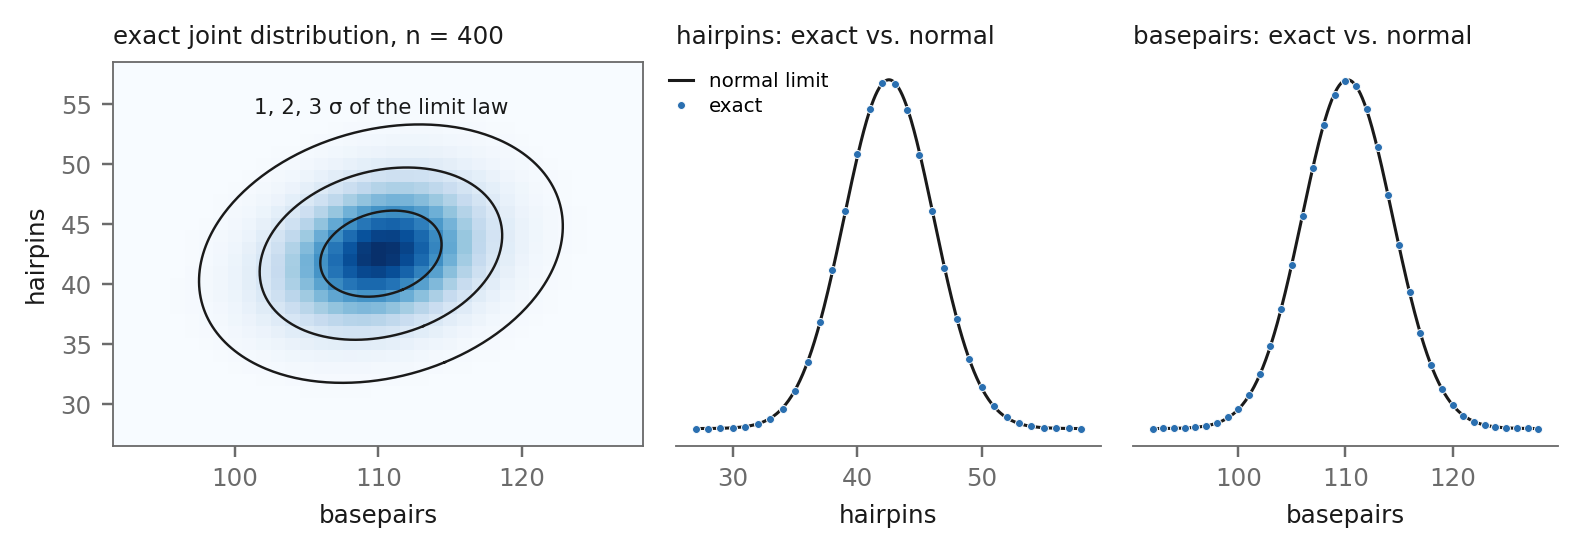

This chart was generated by the following Python code:
"""Exact joint distribution of (hairpins, basepairs) at finite n versus the Gaussian limit.

Illustration and sanity check only: no step of the proof depends on it.

Method. The weight enumerators f_n(x,z) satisfy (Lemma 3 of the note)
    S = 1 + X S + z X^2 S (S - 1 + (x-1) X/(1-X)),        S = sum_n f_n X^n .
We run this recurrence simultaneously at all points (x,z) of a grid of roots of unity and recover the
coefficients of f_n by an inverse DFT. Everything is rescaled by rho0^n so the numbers stay O(1).
Floating point (relative error about 1e-13 on the bulk of the distribution, which is all that is plotted).

Usage:  python joint_distribution.py            -> joint_distribution.pdf/.png + printed table
"""
import numpy as np
import matplotlib
matplotlib.use("Agg")
import matplotlib.pyplot as plt

RHO0 = (3 - 5 ** 0.5) / 2
MU = np.array([1 - 2 / 5 ** 0.5, (5 - 5 ** 0.5) / 10])
H = np.array([[2 - 22 / (5 * 5 ** 0.5), (25 - 11 * 5 ** 0.5) / 50],
              [(25 - 11 * 5 ** 0.5) / 50, 1 / (10 * 5 ** 0.5)]])


def pmfs(ns):
    """Exact joint pmf P(hairpins=i, basepairs=j) for each n in ns. Returns {n: array[i,j]}."""
    nmax = max(ns)
    A, B = nmax // 3 + 2, nmax // 2 + 2          # hairpins <= (n-1)/3... , basepairs <= (n-1)/2
    x = np.exp(2j * np.pi * np.arange(A) / A)[:, None] * np.ones((1, B))
    z = np.ones((A, 1)) * np.exp(2j * np.pi * np.arange(B) / B)[None, :]
    x, z = x.ravel(), z.ravel()
    G = x.size
    s = np.zeros((nmax + 1, G), dtype=complex)   # s[n] = f_n * rho0^n on the grid
    t = np.zeros((nmax + 1, G), dtype=complex)   # t[k] = coefficient of X^k in S - 1 + (x-1)X/(1-X), rescaled
    s[0] = 1
    for n in range(1, nmax + 1):
        s[n] = RHO0 * s[n - 1]
        if n >= 3:
            ks = np.arange(1, n - 1)
            s[n] += z * RHO0 ** 2 * np.einsum("kg,kg->g", t[ks], s[n - 2 - ks])
        t[n] = s[n] + (x - 1) * RHO0 ** n
    out = {}
    for n in ns:
        c = np.fft.fft2(s[n].reshape(A, B)).real / (A * B)   # coefficient extraction: sum_a f(w^a) w^(-ak) / A
        c[c < 0] = 0
        out[n] = c / c.sum()
    return out


def moments(p):
    i = np.arange(p.shape[0])[:, None]
    j = np.arange(p.shape[1])[None, :]
    m = np.array([(p * i).sum(), (p * j).sum()])
    cov = np.array([[(p * (i - m[0]) ** 2).sum(), (p * (i - m[0]) * (j - m[1])).sum()],
                    [0, (p * (j - m[1]) ** 2).sum()]])
    cov[1, 0] = cov[0, 1]
    return m, cov


def gaussian_on_lattice(shape, m, cov):
    i = np.arange(shape[0])[:, None] - m[0]
    j = np.arange(shape[1])[None, :] - m[1]
    P = np.linalg.inv(cov)
    g = np.exp(-0.5 * (P[0, 0] * i * i + 2 * P[0, 1] * i * j + P[1, 1] * j * j))
    return g / g.sum()


def main():
    ns = [50, 100, 200, 400, 800]   # n = 800 dominates the run time (about 10 minutes)
    import os
    if os.path.exists("pmfs_cache.npz"):          # delete this file to recompute from scratch
        z = np.load("pmfs_cache.npz"); P = {n: z[str(n)] for n in ns}
    else:
        P = pmfs(ns); np.savez_compressed("pmfs_cache.npz", **{str(n): P[n] for n in ns})

    # external validation against the exact moments computed in verify.wls (n = 200)
    m, cov = moments(P[200])
    ref = np.array([0.10715348527, 0.27452661711, 0.03236548856, 0.04499314274, 0.21383381619])
    got = np.array([m[0] / 200, m[1] / 200, cov[0, 0] / 200, cov[1, 1] / 200,
                    cov[0, 1] / np.sqrt(cov[0, 0] * cov[1, 1])])
    assert np.allclose(got, ref, rtol=1e-9, atol=0), (got, ref)

    print(" n    E[X]/n    E[Z]/n   Var X/n   Var Z/n     corr     TV(exact, Gaussian)")
    rows = []
    for n in ns:
        m, cov = moments(P[n])
        tv = 0.5 * np.abs(P[n] - gaussian_on_lattice(P[n].shape, m, cov)).sum()
        rows.append((n, tv))
        print(f"{n:4d}  {m[0]/n:.6f}  {m[1]/n:.6f}  {cov[0,0]/n:.6f}  {cov[1,1]/n:.6f}  "
              f"{cov[0,1]/np.sqrt(cov[0,0]*cov[1,1]):.6f}   {tv:.4f}")
    print(f"limit {MU[0]:.6f}  {MU[1]:.6f}  {H[0,0]:.6f}  {H[1,1]:.6f}  "
          f"{H[0,1]/np.sqrt(H[0,0]*H[1,1]):.6f}   0")

    # ---------------- figure (n = 400) ----------------
    n = 400
    p = P[n]
    m, cov = moments(p)
    sd = np.sqrt(np.diag(cov))
    ink, muted, blue = "#1a1a1a", "#6b6b6b", "#2a6fb0"
    plt.rcParams.update({"font.size": 8, "axes.edgecolor": muted, "axes.linewidth": 0.6,
                         "xtick.color": muted, "ytick.color": muted, "axes.labelcolor": ink,
                         "font.family": "DejaVu Sans"})
    fig, ax = plt.subplots(1, 3, figsize=(7.2, 2.5), gridspec_kw={"width_ratios": [1.25, 1, 1]})

    # joint: exact pmf as a one-hue heatmap, limit law as 1,2,3-sigma ellipses
    i0, i1 = int(m[0] - 4.2 * sd[0]), int(m[0] + 4.2 * sd[0]) + 1
    j0, j1 = int(m[1] - 4.2 * sd[1]), int(m[1] + 4.2 * sd[1]) + 1
    a = ax[0]
    a.imshow(p[i0:i1 + 1, j0:j1 + 1], origin="lower", cmap="Blues", aspect="auto",
             extent=(j0 - .5, j1 + .5, i0 - .5, i1 + .5), interpolation="nearest")
    Hn = n * H
    w, v = np.linalg.eigh(Hn[::-1, ::-1])        # (basepairs, hairpins) order for plotting
    th = np.linspace(0, 2 * np.pi, 400)
    mean_lim = (n * MU + np.array([(13 - 3 * 5 ** .5) / 20, -(3 + 2 * 5 ** .5) / 20]))[::-1]
    for r in (1, 2, 3):
        e = mean_lim[:, None] + r * (v @ (np.sqrt(w)[:, None] * np.array([np.cos(th), np.sin(th)])))
        a.plot(e[0], e[1], color=ink, lw=0.8)
    a.text(mean_lim[0], mean_lim[1] + 3.15 * np.sqrt(Hn[0, 0]), "1, 2, 3 σ of the limit law",
           ha="center", va="bottom", color=ink, fontsize=7)
    a.set_xlim(j0 - .5, j1 + .5); a.set_ylim(i0 - .5, i1 + .5)
    a.set_xlabel("basepairs"); a.set_ylabel("hairpins")
    a.set_title(f"exact joint distribution, n = {n}", fontsize=8, color=ink, loc="left")

    # marginals: exact pmf (dots) against the normal density with the limit parameters (line)
    for a, axis, k, name in ((ax[1], 1, 0, "hairpins"), (ax[2], 0, 1, "basepairs")):
        q = p.sum(axis=axis)
        lo, hi = int(m[k] - 4.2 * sd[k]), int(m[k] + 4.2 * sd[k]) + 1
        kk = np.arange(lo, hi + 1)
        mu_k, var_k = mean_lim[::-1][k], n * H[k, k]
        xs = np.linspace(lo, hi, 400)
        a.plot(xs, np.exp(-(xs - mu_k) ** 2 / (2 * var_k)) / np.sqrt(2 * np.pi * var_k), color=ink, lw=1.0,
               label="normal limit")
        a.plot(kk, q[kk], "o", ms=2.6, color=blue, mec="white", mew=0.3, label="exact")
        a.set_xlabel(name); a.set_yticks([])
        for sp in ("top", "right", "left"):
            a.spines[sp].set_visible(False)
        a.set_title(f"{name}: exact vs. normal", fontsize=8, color=ink, loc="left")
    ax[1].legend(frameon=False, fontsize=6.5, loc="upper left", bbox_to_anchor=(-0.04, 1.0), handlelength=1.2,
                 borderpad=0, labelspacing=0.3)
    fig.tight_layout(w_pad=1.2)
    fig.savefig("joint_distribution.pdf")
    fig.savefig("joint_distribution.png", dpi=220)
    with open("joint_distribution_table.txt", "w") as f:
        for n_, tv in rows:
            f.write(f"{n_} {tv:.4f}\n")


if __name__ == "__main__":
    main()
